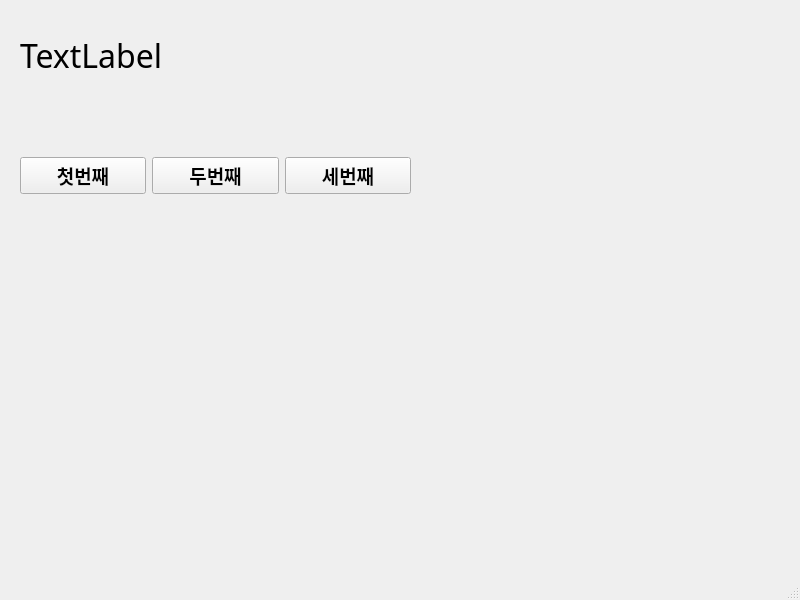
<?xml version="1.0" encoding="UTF-8"?>
<ui version="4.0">
 <class>MainWindow</class>
 <widget class="QMainWindow" name="MainWindow">
  <property name="geometry">
   <rect>
    <x>0</x>
    <y>0</y>
    <width>800</width>
    <height>600</height>
   </rect>
  </property>
  <property name="windowTitle">
   <string>MainWindow</string>
  </property>
  <widget class="QWidget" name="centralwidget">
   <widget class="QWidget" name="horizontalLayoutWidget">
    <property name="geometry">
     <rect>
      <x>20</x>
      <y>100</y>
      <width>391</width>
      <height>151</height>
     </rect>
    </property>
    <layout class="QHBoxLayout" name="horizontalLayout">
     <item>
      <widget class="QPushButton" name="pushButton_2">
       <property name="font">
        <font>
         <family>맑은 고딕</family>
         <pointsize>14</pointsize>
         <weight>75</weight>
         <bold>true</bold>
        </font>
       </property>
       <property name="text">
        <string>첫번째</string>
       </property>
      </widget>
     </item>
     <item>
      <widget class="QPushButton" name="pushButton">
       <property name="font">
        <font>
         <family>맑은 고딕</family>
         <pointsize>14</pointsize>
         <weight>75</weight>
         <bold>true</bold>
        </font>
       </property>
       <property name="text">
        <string>두번째</string>
       </property>
      </widget>
     </item>
     <item>
      <widget class="QPushButton" name="pushButton_3">
       <property name="font">
        <font>
         <family>맑은 고딕</family>
         <pointsize>14</pointsize>
         <weight>75</weight>
         <bold>true</bold>
        </font>
       </property>
       <property name="text">
        <string>세번째</string>
       </property>
      </widget>
     </item>
    </layout>
   </widget>
   <widget class="QLabel" name="label">
    <property name="geometry">
     <rect>
      <x>20</x>
      <y>20</y>
      <width>391</width>
      <height>71</height>
     </rect>
    </property>
    <property name="font">
     <font>
      <family>돋움체</family>
      <pointsize>24</pointsize>
     </font>
    </property>
    <property name="text">
     <string>TextLabel</string>
    </property>
   </widget>
  </widget>
  <widget class="QMenuBar" name="menubar">
   <property name="geometry">
    <rect>
     <x>0</x>
     <y>0</y>
     <width>800</width>
     <height>21</height>
    </rect>
   </property>
  </widget>
  <widget class="QStatusBar" name="statusbar"/>
 </widget>
 <resources/>
 <connections>
  <connection>
   <sender>pushButton</sender>
   <signal>clicked()</signal>
   <receiver>MainWindow</receiver>
   <slot>secondClick()</slot>
   <hints>
    <hint type="sourcelabel">
     <x>226</x>
     <y>198</y>
    </hint>
    <hint type="destinationlabel">
     <x>227</x>
     <y>282</y>
    </hint>
   </hints>
  </connection>
  <connection>
   <sender>pushButton_3</sender>
   <signal>clicked()</signal>
   <receiver>MainWindow</receiver>
   <slot>thirdClick()</slot>
   <hints>
    <hint type="sourcelabel">
     <x>374</x>
     <y>205</y>
    </hint>
    <hint type="destinationlabel">
     <x>365</x>
     <y>295</y>
    </hint>
   </hints>
  </connection>
  <connection>
   <sender>pushButton_2</sender>
   <signal>clicked()</signal>
   <receiver>MainWindow</receiver>
   <slot>firstClick()</slot>
   <hints>
    <hint type="sourcelabel">
     <x>111</x>
     <y>206</y>
    </hint>
    <hint type="destinationlabel">
     <x>107</x>
     <y>291</y>
    </hint>
   </hints>
  </connection>
 </connections>
 <slots>
  <slot>firstClick()</slot>
  <slot>secondClick()</slot>
  <slot>thirdClick()</slot>
 </slots>
</ui>
